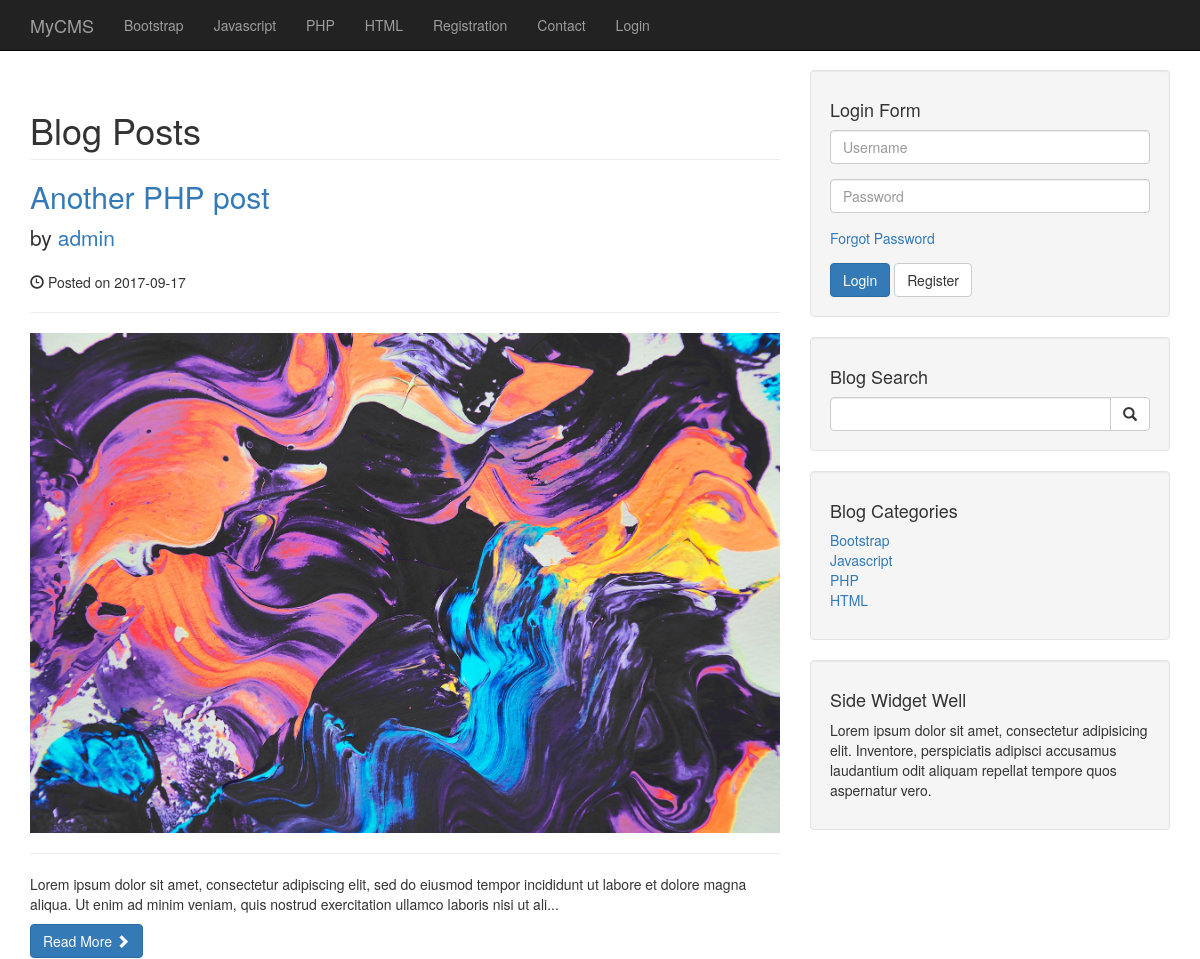
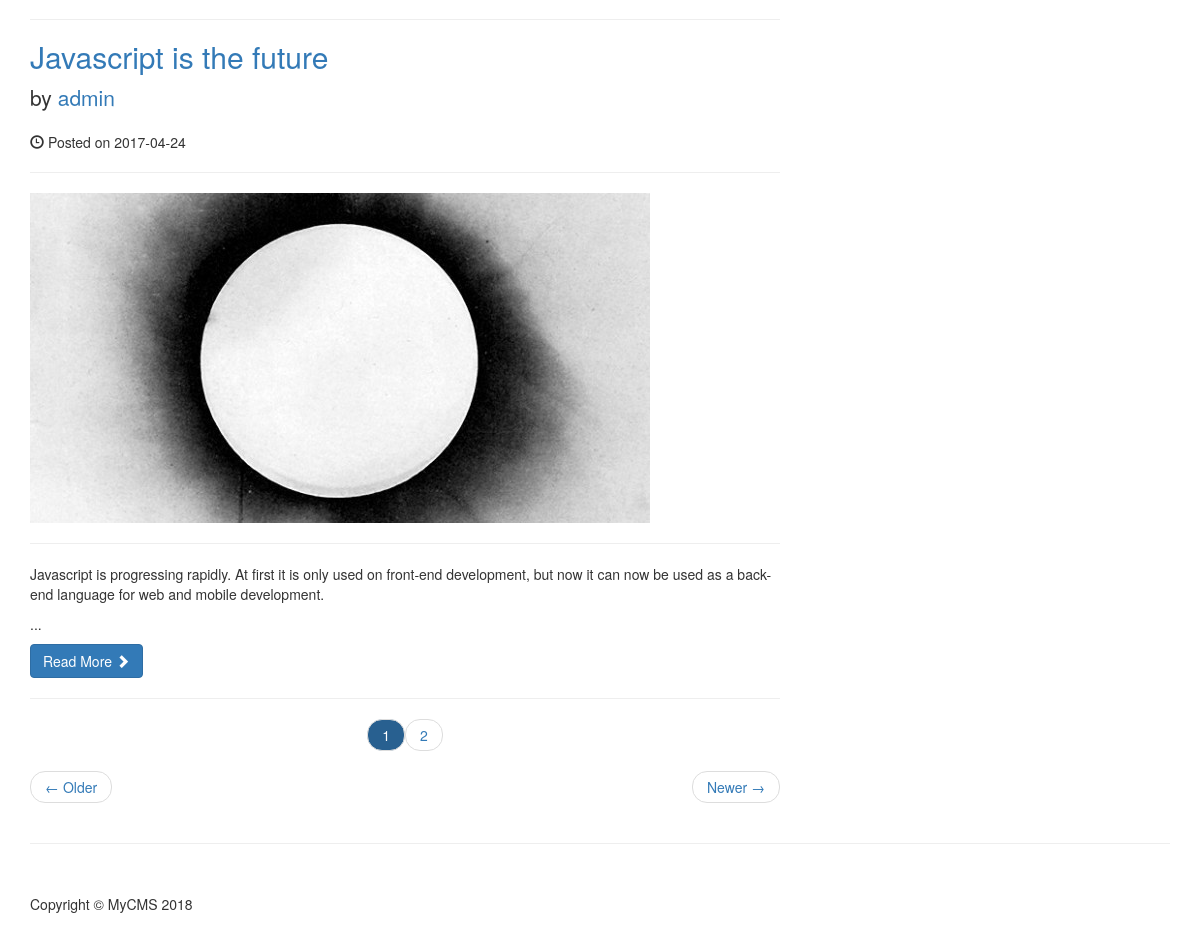
The page / on the database its author committed (2 pictures, top to bottom).
### tables this page shows
CREATE TABLE `tblcategories` (
  `category_id` int(3) NOT NULL,
  `category_title` varchar(255) NOT NULL
);

CREATE TABLE `tblposts` (
  `post_id` int(11) NOT NULL,
  `post_title` varchar(255) NOT NULL,
  `post_author` int(11) NOT NULL,
  `post_date` date NOT NULL,
  `post_image` text NOT NULL,
  `post_content` text NOT NULL,
  `post_tags` varchar(255) NOT NULL,
  `post_comment_count` int(11) NOT NULL DEFAULT '0',
  `post_status` varchar(255) NOT NULL,
  `post_views_count` int(11) NOT NULL DEFAULT '0',
  `category_id` int(11) NOT NULL
);

CREATE TABLE `tblusers` (
  `user_id` int(11) NOT NULL,
  `username` varchar(255) NOT NULL,
  `password` varchar(255) NOT NULL,
  `firstname` varchar(255) NOT NULL,
  `lastname` varchar(255) NOT NULL,
  `email` varchar(255) NOT NULL,
  `image` text NOT NULL,
  `user_role` varchar(255) NOT NULL DEFAULT 'Subscriber',
  `token` text NOT NULL
);

### index.php (the view, shortened to what this page needs)
<?php require_once('includes/header.php'); ?>
    <?php require_once('includes/nav.php'); ?>
    <div class="container">
        <div class="row">
            <div class="col-md-8">
                <h1 class="page-header">
                    Blog Posts
                </h1>
                <?php
                    $posts_per_page = 2;
                    if(isset($_GET['page'])) {
                        $page = clean($_GET['page']);
                    } else {
                        $page = "";
                    }
                    if($page === "" || $page === 1) {
                        $offset = 0;
                    } else {
                        $offset = ($page * $posts_per_page) - $posts_per_page;
                    }
                    $post_status = "Published";
                    $posts_count_stmt = mysqli_prepare($connection, "SELECT * FROM tblposts WHERE post_status = ?");
                    mysqli_stmt_bind_param($posts_count_stmt, "s", $post_status);
                    mysqli_stmt_execute($posts_count_stmt);
                    $posts_count_result = mysqli_stmt_get_result($posts_count_stmt);
                    $posts_count = mysqli_num_rows($posts_count_result);
                    $pagination = ceil($posts_count / $posts_per_page);
                    $posts_info = array();
                    $posts_stmt = mysqli_prepare($connection, "SELECT * FROM tblposts JOIN tblusers ON tblusers.user_id = tblposts.post_author WHERE post_status = ? ORDER BY post_id DESC LIMIT ?, ?");
                    mysqli_stmt_bind_param($posts_stmt, "sii", $post_status, $offset, $posts_per_page);
                    mysqli_stmt_execute($posts_stmt);
                    $result = mysqli_stmt_get_result($posts_stmt);
                    while($row = mysqli_fetch_assoc($result)) {
                        $posts_info['post_id'] = $row['post_id'];
                        $posts_info['post_title'] = $row['post_title'];
                        $posts_info['post_author'] = $row['username'];
                        $posts_info['post_date'] = $row['post_date'];
                        $posts_info['post_image'] = $row['post_image'];
                        $posts_info['post_content'] = substr($row['post_content'], 0, 250);
                ?>
                <h2>
                    <a href="/php-cms/post/<?php echo $posts_info['post_id']; ?>"><?php echo $posts_info['post_title']; ?></a>
                </h2>
                <p class="lead">
                    by <a href="/php-cms/author/<?php echo $posts_info['post_author']; ?>"><?php echo $posts_info['post_author']; ?></a>
                </p>
                <p><span class="glyphicon glyphicon-time"></span> Posted on <?php echo $posts_info['post_date']; ?></p>
                <hr>
                <a href="/php-cms/post/<?php echo $posts_info['post_id']; ?>">
                    <img class="img-responsive" src="/php-cms/images/<?php echo $posts_info['post_image']; ?>" alt="Post image">
                </a>
                <hr>
                <p><?php echo $posts_info['post_content'] . '...'; ?></p>
                <a class="btn btn-primary" href="/php-cms/post/<?php echo $posts_info['post_id']; ?>">Read More <span class="glyphicon glyphicon-chevron-right"></span></a>
                <hr>
                <?php   }   ?>
                <ul class="pager">
                    <?php
                        for($i = 1; $i <= $pagination; $i++) {
                            if($i == 1 && $page == "") {
                                echo "<li><a class='active' href='/php-cms/page/{$i}'>{$i}</a></li>";
                            } elseif($i == $page) {
                                echo "<li><a class='active' href='/php-cms/page/{$i}'>{$i}</a></li>";
                            } else {
                                echo "<li><a href='/php-cms/page/{$i}'>{$i}</a></li>";
                            }
                        }
                    ?>
                </ul>
                <ul class="pager">
                    <li class="previous">
                        <a href="#">&larr; Older</a>
                    </li>
                    <li class="next">
                        <a href="#">Newer &rarr;</a>
                    </li>
                </ul>
            </div>
            <?php require_once('includes/sidebar.php') ?>
        <hr>
<?php require_once('includes/footer.php') ?>

### admin/includes/functions.php (shortened to what this page needs)
<?php
    function getCategories() {
        global $connection;
        $categories_stmt = mysqli_prepare($connection, "SELECT * FROM tblcategories");
        mysqli_stmt_execute($categories_stmt);
        $result = mysqli_stmt_get_result($categories_stmt);
        while($row = mysqli_fetch_assoc($result)) {
            $category_id = $row['category_id'];
            $category_title = $row['category_title'];
            if(isset($_GET['category']) && $_GET['category'] == $category_id) {
                echo "<li class='active'><a href='/php-cms/category/{$category_id}'>{$category_title}</a></li>";
            } else {
                echo "<li><a href='/php-cms/category/{$category_id}'>{$category_title}</a></li>";
            }
        }
    }
                ?>

### css/blog-home.css (style rules this page uses)
body { padding-top: 70px; }

### css/styles.css (style rules this page uses)
.pager li .active { background-color: #286090; color: #fff; }

### rows shown on the page
tblcategories: category_title "Bootstrap"
tblcategories: category_title "Javascript"
tblcategories: category_title "PHP"
tblcategories: category_title "HTML"
tblposts: post_title "Another PHP post", tblusers.username "admin", post_date "2017-09-17", post_image (picture), post_content "Lorem ipsum dolor sit amet, consectetur adipiscing elit, sed do eiusmod tempor incididunt ut labore et dolore magna aliqua. Ut enim ad minim veniam, quis nostrud exercitation ullamco laboris nisi ut ali"
tblposts: post_title "Javascript is the future", tblusers.username "admin", post_date "2017-04-24", post_image (picture), post_content "Javascript is progressing rapidly. At first it is only used on front-end development, but now it can now be used as a back-end language for web and mobile development."

### other values the page prints
$page "Registration"
$page "Contact"
$page "Login"
